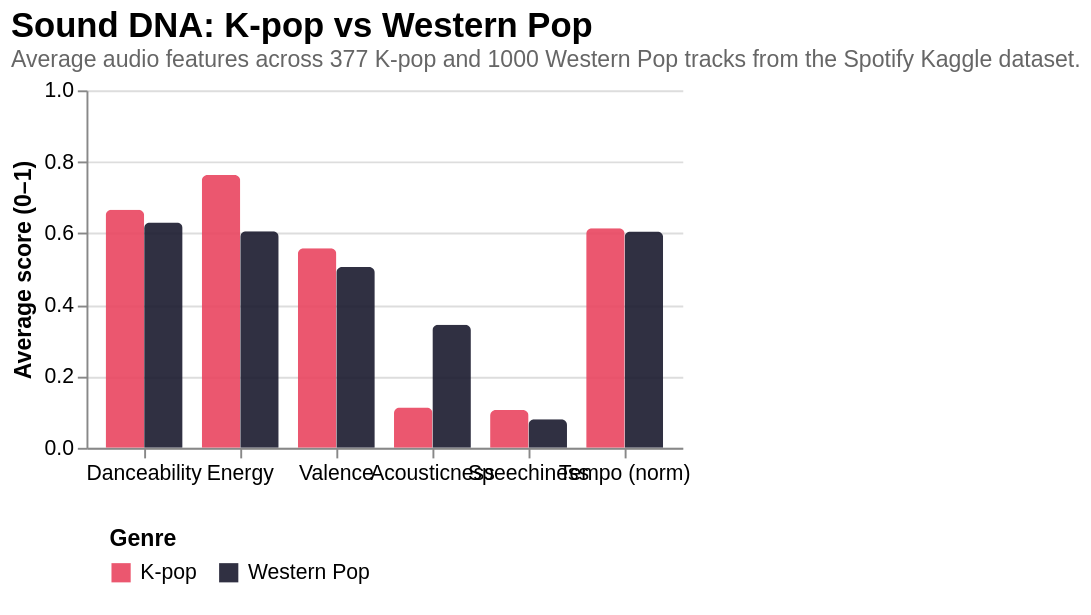

Write the Vega-Lite specification saved for this chart.
### Vega-Lite specification from a JSON file in a GitHub repository (floating-point values rounded to 4 significant figures)
{"title": {"text": "Sound DNA: K-pop vs Western Pop", "subtitle": "Average audio features across 377 K-pop and 1000 Western Pop tracks from the Spotify Kaggle dataset.", "anchor": "start", "fontSize": 18, "subtitleFontSize": 12, "subtitleColor": "#666"}, "width": "container", "height": 320, "autosize": {"type": "fit-x", "contains": "padding"}, "config": {"view": {"stroke": null}, "axis": {"labelFontSize": 11, "titleFontSize": 12}, "legend": {"orient": "bottom", "titleFontSize": 12, "labelFontSize": 11, "padding": 12, "offset": 12, "columns": 0}}, "data": {"values": [{"feature": "Danceability", "genre": "K-pop", "value": 0.666}, {"feature": "Energy", "genre": "K-pop", "value": 0.763}, {"feature": "Valence", "genre": "K-pop", "value": 0.558}, {"feature": "Acousticness", "genre": "K-pop", "value": 0.113}, {"feature": "Speechiness", "genre": "K-pop", "value": 0.106}, {"feature": "Danceability", "genre": "Western Pop", "value": 0.63}, {"feature": "Energy", "genre": "Western Pop", "value": 0.606}, {"feature": "Valence", "genre": "Western Pop", "value": 0.506}, {"feature": "Acousticness", "genre": "Western Pop", "value": 0.344}, {"feature": "Speechiness", "genre": "Western Pop", "value": 0.08}, {"feature": "Tempo (norm)", "genre": "K-pop", "value": 0.614}, {"feature": "Tempo (norm)", "genre": "Western Pop", "value": 0.605}]}, "mark": {"type": "bar", "cornerRadiusEnd": 3, "opacity": 0.9}, "encoding": {"x": {"field": "feature", "type": "nominal", "title": null, "axis": {"labelAngle": 0}, "sort": ["Danceability", "Energy", "Valence", "Acousticness", "Speechiness", "Tempo (norm)"]}, "xOffset": {"field": "genre", "type": "nominal"}, "y": {"field": "value", "type": "quantitative", "title": "Average score (0–1)", "scale": {"domain": [0, 1]}}, "color": {"field": "genre", "type": "nominal", "title": "Genre", "scale": {"domain": ["K-pop", "Western Pop"], "range": ["#e94560", "#1a1a2e"]}}, "tooltip": [{"field": "feature", "title": "Feature"}, {"field": "genre", "title": "Genre"}, {"field": "value", "title": "Score", "format": ".3f"}]}, "$schema": "https://vega.github.io/schema/vega-lite/v5.json"}
